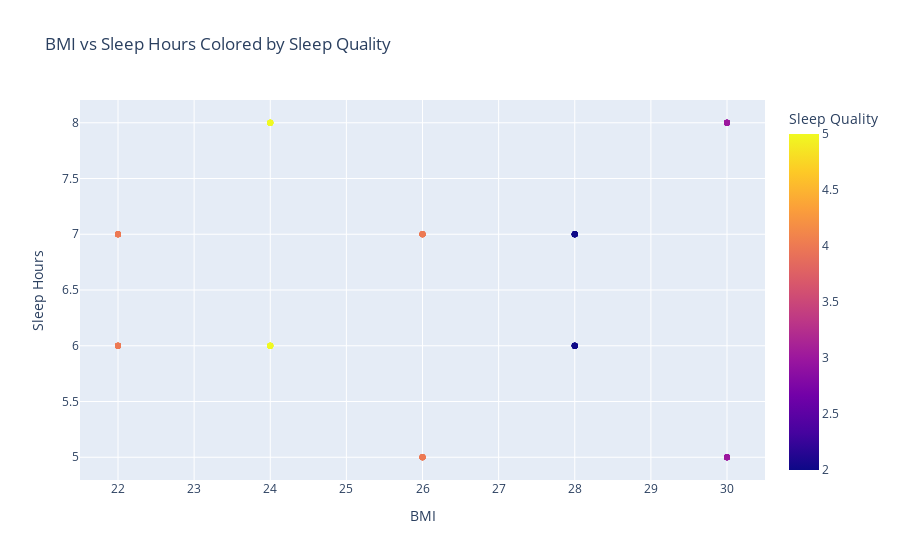

Notebook cell for this chart:
### Code cell
# 1. Scatter plot: BMI vs Sleep Hours colored by Sleep Quality

print("Plot 1: BMI vs Sleep Hours colored by Sleep Quality")
fig1 = px.scatter(df, 
                  x='bmi', 
                  y='sleep_hours', 
                  color='sleep_quality', 
                  title='BMI vs Sleep Hours Colored by Sleep Quality',
                  labels={'bmi': 'BMI', 'sleep_hours': 'Sleep Hours', 'sleep_quality': 'Sleep Quality'})
fig1.show()

### Figure 1 — Plotly figure (JSON) as saved in the notebook; plotly's stock layout.template omitted (floating-point values rounded to 4 significant figures)
{"data": [{"hovertemplate": "BMI=%{x}<br>Sleep Hours=%{y}<br>Sleep Quality=%{marker.color}<extra></extra>", "legendgroup": "", "marker": {"color": [4, 2, 5, 3, 4, 4, 2, 5, 3, 4, 4, 2, 5, 3, 4, 4, 2, 5, 3, 4, 4, 2, 5, 3, 4, 4, 2, 5, 3, 4, 4, 2, 5, 3, 4, 4, 2, 5, 3, 4, 4, 2, 5, 3, 4, 4, 2, 5, 3, 4, 4, 2, 5, 3, 4, 4, 2, 5, 3, 4, 4, 2, 5, 3, 4, 4, 2, 5, 3, 4, 4, 2, 5, 3, 4, 4, 2, 5, 3, 4, 4, 2, 5, 3, 4, 4, 2, 5, 3, 4, 4, 2, 5, 3, 4, 4, 2, 5, 3, 4], "coloraxis": "coloraxis", "symbol": "circle"}, "mode": "markers", "name": "", "orientation": "v", "showlegend": false, "type": "scatter", "x": [22, 28, 24, 30, 26, 22, 28, 24, 30, 26, 22, 28, 24, 30, 26, 22, 28, 24, 30, 26, 22, 28, 24, 30, 26, 22, 28, 24, 30, 26, 22, 28, 24, 30, 26, 22, 28, 24, 30, 26, 22, 28, 24, 30, 26, 22, 28, 24, 30, 26, 22, 28, 24, 30, 26, 22, 28, 24, 30, 26, 22, 28, 24, 30, 26, 22, 28, 24, 30, 26, 22, 28, 24, 30, 26, 22, 28, 24, 30, 26, 22, 28, 24, 30, 26, 22, 28, 24, 30, 26, 22, 28, 24, 30, 26, 22, 28, 24, 30, 26], "xaxis": "x", "y": [7, 6, 8, 5, 7, 6, 7, 6, 8, 5, 7, 6, 8, 5, 7, 6, 7, 6, 8, 5, 7, 6, 8, 5, 7, 6, 7, 6, 8, 5, 7, 6, 8, 5, 7, 6, 7, 6, 8, 5, 7, 6, 8, 5, 7, 6, 7, 6, 8, 5, 7, 6, 8, 5, 7, 6, 7, 6, 8, 5, 7, 6, 8, 5, 7, 6, 7, 6, 8, 5, 7, 6, 8, 5, 7, 6, 7, 6, 8, 5, 7, 6, 8, 5, 7, 6, 7, 6, 8, 5, 7, 6, 8, 5, 7, 6, 7, 6, 8, 5], "yaxis": "y"}], "layout": {"coloraxis": {"colorbar": {"title": {"text": "Sleep Quality"}}, "colorscale": [[0, "#0d0887"], [0.1111, "#46039f"], [0.2222, "#7201a8"], [0.3333, "#9c179e"], [0.4444, "#bd3786"], [0.5556, "#d8576b"], [0.6667, "#ed7953"], [0.7778, "#fb9f3a"], [0.8889, "#fdca26"], [1, "#f0f921"]]}, "legend": {"tracegroupgap": 0}, "title": {"text": "BMI vs Sleep Hours Colored by Sleep Quality"}, "xaxis": {"anchor": "y", "domain": [0, 1], "title": {"text": "BMI"}}, "yaxis": {"anchor": "x", "domain": [0, 1], "title": {"text": "Sleep Hours"}}}}
